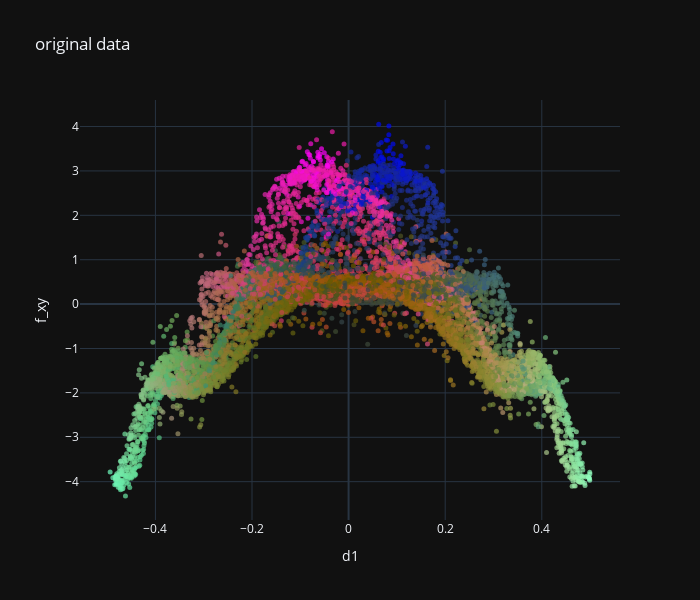

The notebook cell this image was saved under:
### Code cell
from common import cross_val_score_mean_std
from kernel_pca_search import KernelPCASearchCV, kernel_pca_scorer
from render import *
from sklearn.model_selection import RepeatedKFold, cross_val_score

scoring_metric = metrics.r2_score
scoring_name = scoring_metric.__name__
scoring = metrics.make_scorer(scoring_metric)

setup="2D"

if setup=="3D":
    # 3d setup
    render_shuffle = [0,1,5,2,3,4]
    dot_size=3
    n_components=5
    axis_names = ['d1','d2',y.name]
    plot_method = plot_3d_rgb
    axis_sizes = [None,None,(min(y),max(y))]
if setup=="2D":
    # 2d setup    
    render_shuffle = [0,4,1,2,3]
    dot_size=5
    n_components=4
    axis_names = ['d1',y.name]
    plot_method = plot_2d_rgb
    axis_sizes = [None,None]

max_render = 10000
max_kpca_fit_values = 3000
cv = RepeatedKFold(n_splits=5, n_repeats=2, random_state=50)

def render_results(X,y,scaler,outliers_mask,title="clean data"):
    X_clean = np.array(X)
    y_clean = np.array(y)
    
    if outliers_mask is not None:
        X_clean = X_clean[~outliers_mask]
        y_clean = y_clean[~outliers_mask]

    scoring = metrics.make_scorer(scoring_metric)
    cleaned_data_score=cross_val_score(special_model,X_clean,y_clean,cv=cv,scoring=scoring)

    y_clean = y_clean[:,np.newaxis]
    print("render.")
    X_clean_small = pca.transform(scaler.transform(X_clean[:max_render]))
    to_render=np.concatenate([X_clean_small,y_clean[:max_render]],axis=1)
    removed_size = 1-len(y_clean)/len(y)
    if outliers_mask is not None:
        print("removed ",removed_size)
        if removed_size==0:
            return
    print(f"{scoring_name} on",title)
    cross_val_score_mean_std(cleaned_data_score,y.name)
    plot_method(to_render[:max_render,render_shuffle],title,axis_names, template='plotly_dark',dot_size=dot_size,axis_sizes=axis_sizes)

indices = np.arange(len(X_norm))
np.random.shuffle(indices)
indices_small=indices[:max_kpca_fit_values]
pca = KernelPCASearchCV(n_components=n_components,n_iter=10,kernel='rbf')
pca = pca.fit(X_norm[indices_small]).kpca

render_results(X,y,scaler,None,"original data")
print("Dim reduction quality",kernel_pca_scorer(pca,X_norm[indices][:max_render]))

### Figure 1 — Plotly figure (JSON) as saved in the notebook; plotly's stock layout.template omitted (floating-point values rounded to 4 significant figures; data arrays with more than 128 entries replaced by an {"elided": "..."} marker saying what was removed)
{"data": [{"marker": {"color": {"elided": "10000 str values"}, "opacity": 0.7, "size": 5}, "mode": "markers", "type": "scatter", "x": {"elided": "10000 float values"}, "y": {"elided": "10000 float values"}}], "layout": {"height": 600, "title": {"text": "original data"}, "width": 700, "xaxis": {"title": {"text": "d1"}}, "yaxis": {"title": {"text": "f_xy"}}}}
